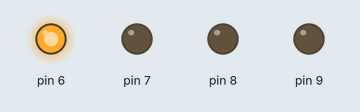
A sketch run on a simulated Arduino Uno, built with avr-gcc and run on an emulated ATmega328P. On the bench: output pins drawn as LEDs (lit = HIGH).

Above: at 2.5 s.
At 5.7 s:
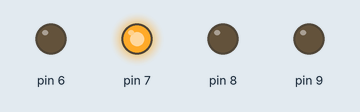
At 7.9 s:
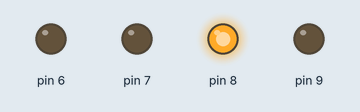
At 9.9 s:
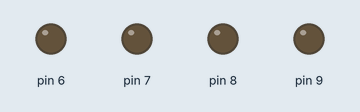
At 11.4 s:
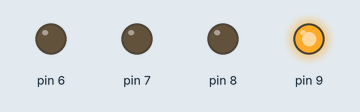
Timing chart, 0 to 15.6 s (numbered marks = the images above):
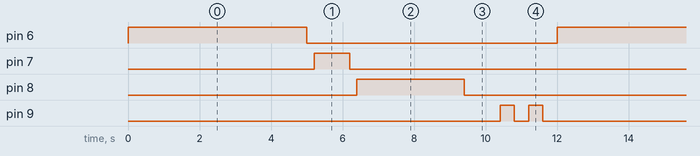

The sketch:

sketch_nov21a.ino
```cpp
// Pines a utilizar: 9, 8, 6, 7 //
// La funcion void setup se realiza una vez y en ella se declara lo que vamos a utilizar //

void setup() {
  // put your setup code here, to run once:
 pinMode (9 , OUTPUT);
 pinMode (8 , OUTPUT);
 pinMode (6 , OUTPUT);
 pinMode (7 , OUTPUT);

 // pinMode funcion en la que le decimos al arduino que pin y en que modo va a estar el mismo a utilizar //

}

void loop() {  // Por definicion void loop se repite aprox cada 100ms (milisegundos)= se repite 10 veces por segundo //

  // put your main code here, to run repeatedly:
  // digital hace referencia a los pines/entradas digitales mientras que Write es el estado del pin //

 digitalWrite (6, HIGH); // HIGH=ALTO=PRENDIDO && LOW=BAJO=APAGADO //
  // Si queremos prender y apagar y notarlo debemos agregar un penalizador de tiempo/ un retardo, esto se hace con un "delay" //
     delay(5000); // 1000ms = 1seg

digitalWrite (6, LOW);
 delay(200);

digitalWrite (7, HIGH);
  delay(1000);

 digitalWrite (7, LOW);
     delay(200);

  digitalWrite (8, HIGH);
  delay(3000);

  digitalWrite (8, LOW);
  delay(1000);

  digitalWrite (9, HIGH);
  delay(400);
  digitalWrite (9, LOW);
  delay(400);
  digitalWrite (9, HIGH);
  delay(400);
  digitalWrite (9, LOW);
  delay(400);
}
```

Measured:
- by itself, pin 6: alternates HIGH for 5.0 s and LOW for 7.0 s
- by itself, pin 7: alternates HIGH for 1.0 s and LOW for 11.0 s
- by itself, pin 8: alternates HIGH for 3.0 s and LOW for 9.0 s
- by itself, pin 9: repeats every 12.0 s: LOW 0.40 s, HIGH 0.40 s, LOW 10.8 s, HIGH 0.40 s
